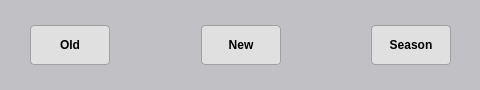
<?xml version="1.0" encoding="UTF-8"?>
<ui version="4.0">
 <class>Dialog</class>
 <widget class="QDialog" name="Dialog">
  <property name="geometry">
   <rect>
    <x>0</x>
    <y>0</y>
    <width>480</width>
    <height>90</height>
   </rect>
  </property>
  <property name="windowTitle">
   <string>Dialog</string>
  </property>
  <property name="styleSheet">
   <string notr="true">QDialog {
                background-color: #c0c0c5;
                color: #000000;
                font-family: &quot;Segoe UI&quot;, &quot;Arial&quot;, sans-serif;
                font-size: 11pt;
                }

                QLabel {
                color: #000000;
                font-weight: 500;
                }

                QLineEdit {
                background-color: #e0e0e0;
                border: 1px solid #bbbbbb;
                border-radius: 6px;
                padding: 5px 8px;
                color: #000000;
                selection-background-color: #a0aaff;
                selection-color: #ffffff;
                }

                QLineEdit:focus {
                border: 1px solid #4a90e2;
                }

                QPushButton {
                background-color: #e0e0e0;
                color: #000000;
                border: 1px solid #a0a0a0;
                border-radius: 4px;
                padding: 5px 10px;
                font-weight: 500;
                }

                QPushButton:hover {
                background-color: #d6d6d6;
                }

                QPushButton:pressed {
                background-color: #c0c0c0;
                }
            </string>
  </property>
  <widget class="QWidget" name="horizontalLayoutWidget">
   <property name="geometry">
    <rect>
     <x>0</x>
     <y>0</y>
     <width>481</width>
     <height>91</height>
    </rect>
   </property>
   <layout class="QHBoxLayout" name="horizontalLayout">
    <property name="spacing">
     <number>10</number>
    </property>
    <property name="leftMargin">
     <number>30</number>
    </property>
    <property name="topMargin">
     <number>15</number>
    </property>
    <property name="rightMargin">
     <number>30</number>
    </property>
    <property name="bottomMargin">
     <number>15</number>
    </property>
    <item>
     <widget class="QPushButton" name="btnOld">
      <property name="minimumSize">
       <size>
        <width>80</width>
        <height>40</height>
       </size>
      </property>
      <property name="text">
       <string>Old</string>
      </property>
     </widget>
    </item>
    <item>
     <spacer name="horizontalSpacer_2">
      <property name="orientation">
       <enum>Qt::Orientation::Horizontal</enum>
      </property>
      <property name="sizeHint" stdset="0">
       <size>
        <width>40</width>
        <height>20</height>
       </size>
      </property>
     </spacer>
    </item>
    <item>
     <widget class="QPushButton" name="btnNew">
      <property name="minimumSize">
       <size>
        <width>80</width>
        <height>40</height>
       </size>
      </property>
      <property name="text">
       <string>New</string>
      </property>
     </widget>
    </item>
    <item>
     <spacer name="horizontalSpacer">
      <property name="orientation">
       <enum>Qt::Orientation::Horizontal</enum>
      </property>
      <property name="sizeHint" stdset="0">
       <size>
        <width>40</width>
        <height>20</height>
       </size>
      </property>
     </spacer>
    </item>
    <item>
     <widget class="QPushButton" name="btnSeason">
      <property name="minimumSize">
       <size>
        <width>80</width>
        <height>40</height>
       </size>
      </property>
      <property name="text">
       <string>Season</string>
      </property>
     </widget>
    </item>
   </layout>
  </widget>
 </widget>
 <resources/>
 <connections/>
</ui>
